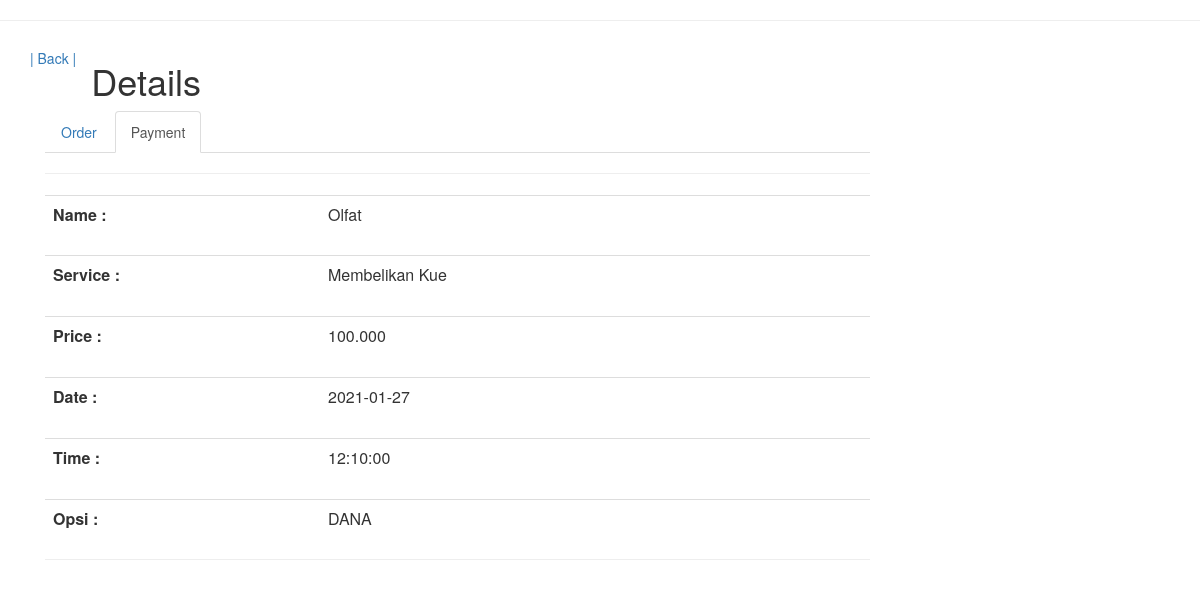
The app's page /detailpembayaran.php?id=5 with its own data.
### tables this page shows
CREATE TABLE `pembayaran` (
  `id_pemesanan` int(11) NOT NULL,
  `nama` varchar(500) NOT NULL,
  `jasa` varchar(500) NOT NULL,
  `bayar` varchar(500) NOT NULL,
  `tanggal` date NOT NULL,
  `waktu` time NOT NULL,
  `opsi` varchar(100) NOT NULL
);

### detailpembayaran.php (the view, shortened to what this page needs)
<?php
include('koneksi.php');
$id = $_GET['id'];
$data = $koneksi->query("SELECT * FROM pembayaran WHERE id_pemesanan='$id'");
$d = $data->fetch_assoc();
?>
<link href="//maxcdn.bootstrapcdn.com/bootstrap/4.0.0/css/bootstrap.min.css" rel="stylesheet" id="bootstrap-css">
<head>
    <link rel="stylesheet" href="https://maxcdn.bootstrapcdn.com/bootstrap/3.3.7/css/bootstrap.min.css">
</head>
<hr>
<div class="container bootstrap snippet">
    <div class="row">
        <h5><a href="worker/worker.php">| Back |</a></h5>
        <div class="col-sm-10">
            <h1>Details</h1>
        </div>
    </div>
    <div class="row">
        <div class="col-sm-9">
            <ul class="nav nav-tabs">
                <li><a href="detailpesanan.php?id=<?php echo $d['id_pemesanan']; ?>">Order</a></li>
                <li class="active"><a href="detailpembayaran.php">Payment</a></li>
            </ul>
            <div class="tab-content">
                <div class="tab-pane active" id="home">
                    <hr>
                    <table class="table">
                        <div class="form-group">
                            <div class="col-xs-6">
                                <th>Name :</th>
                                <td class="col-sm-8"><?php echo $d["nama"]; ?></td>
                            </div>
                        </div>
                    </table>
                    <table class="table">
                        <div class="form-group">
                            <div class="col-xs-6">
                                <th>Service :</th>
                                <td class="col-sm-8"><?php echo $d["jasa"]; ?></td>
                            </div>
                        </div>
                    </table>
                    <table class="table">
                        <div class="form-group">
                            <div class="col-xs-6">
                                <th>Price :</th>
                                <td class="col-sm-8"><?php echo $d["bayar"]; ?></td>
                            </div>
                        </div>
                    </table>
                    <table class="table">
                        <div class="form-group">
                            <div class="col-xs-6">
                                <th>Date :</th>
                                <td class="col-sm-8"><?php echo $d["tanggal"]; ?></td>
                            </div>
                        </div>
                    </table>
                    <table class="table">
                        <div class="form-group">
                            <div class="col-xs-6">
                                <th>Time :</th>
                                <td class="col-sm-8"><?php echo $d["waktu"]; ?></td>
                            </div>
                        </div>
                    </table>
                    <table class="table">
                        <div class="form-group">
                            <div class="col-xs-6">
                                <th>Opsi :</th>
                                <td class="col-sm-8"><?php echo $d["opsi"]; ?></td>
                            </div>
                        </div>
                    </table>
                </div>
                <hr>
            </div>
        </div>
    </div>
</div>

### records on screen
pembayaran: nama "Olfat", jasa "Membelikan Kue", bayar "100.000", tanggal "2021-01-27", waktu "12:10:00", opsi "DANA"
